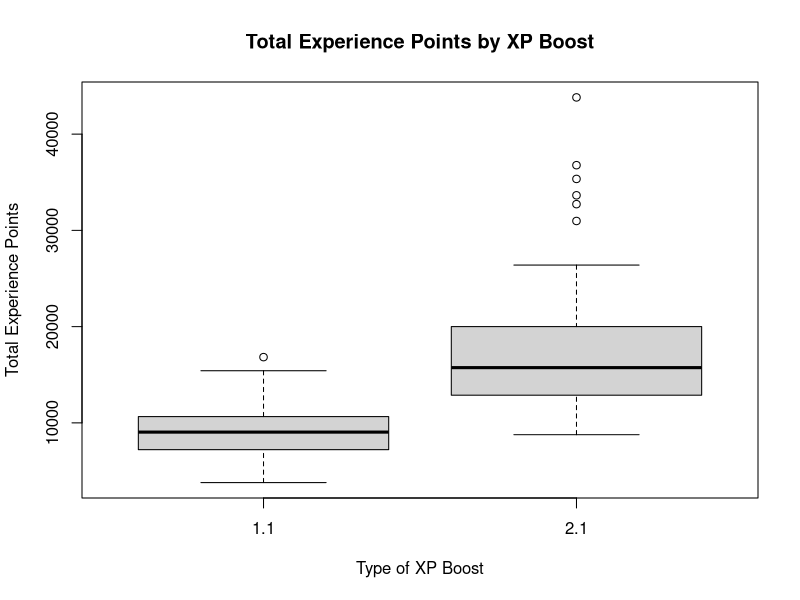

Source code (R): (Note: this script raises an error after producing the figure.)
## ---- chunk 1
library(tidyverse)
library(readxl)
cod <- read_excel('CODGames2_mp.xlsx', sheet = 1)
## ---- chunk 2
cod_working <- cod %>%
  rename(
    map1 = Map1,
    map2 = Map2,
    choice = Choice,
    map_vote = MapVote,
    date = Date,
    full_partial = FullPartial,
    result = Result,
    eliminations = Eliminations,
    deaths = Deaths,
    score = Score,
    damage = Damage,
    total_xp = TotalXP,
    primary_weapon = PrimaryWeapon,
    xp_multiplier = XPType, # call this multiplier, will convert in next command
    did_player_vote = DidPlayerVote,
    game_type = GameType,
    confirms = Confirms,
    denies = Denies,
    objectives = Objectives,
    objective_kills = ObjectiveKills,
    captures = Captures,
    diffuses = Diffuses,
    plants = Plants,
    detonates = Detonates,
    deposits = Deposits,
    time_sec = Time_Sec,
    time_min = Time_Min
  ) %>%
  mutate(  # for now, only mutating variables we think are important
    map1 = as.factor(map1), 
    map2 = as.factor(map2),
    choice = as.factor(choice),
    full_partial = as.factor(full_partial),
    primary_weapon = as.factor(primary_weapon),
    xp_multiplier = if_else(xp_multiplier == '10% Boost', 1.10, 2.10),
    did_player_vote = as.logical(if_else(did_player_vote == 'Yes',1,0)),
  ) %>%
  separate(result, into = c('team_result', 'other_team_result'), sep = '-', extra = 'merge', convert = TRUE) 

# drop columns with a lot of NA values, so count the values first 
apply(cod_working, MARGIN = 2, FUN = function(x) sum(is.na(x))) # counts total NA in columns

# since NA values are either < 50 or >200 drop all columns with more than 200 NA values
cod_working <- cod_working %>%
  select(where(~ sum(is.na(.)) < 200))

## ---- chunk 3
cod_working <-
  cod_working %>%
  filter(full_partial == "Full")
## ---- chunk 4
boxplot(total_xp ~ xp_multiplier, data = cod_working,
        main = "Total Experience Points by XP Boost",
        xlab = "Type of XP Boost",
        ylab = "Total Experience Points")

## ---- chunk 5

cod_working %>%
  group_by(xp_multiplier) %>%
  summarise(
    count = n(),
    min = min(total_xp),
    q1 = quantile(total_xp, 0.25),
    median = median(total_xp),
    mean = mean(total_xp),
    q3 = quantile(total_xp, 0.75),
    max = max(total_xp),
    sd = sd(total_xp)
  )

## ---- chunk 6
# import libraries and data 
cod <- 
## ---- chunk 7
RegTree <- rpart(score ~ total_xp + eliminations + deaths + damage + xp_multiplier + Outcome,
                 method = "anova",
                 data = cod_working,
                 minbucket = 15)

fancyRpartPlot(RegTree,
               cex = .7)
